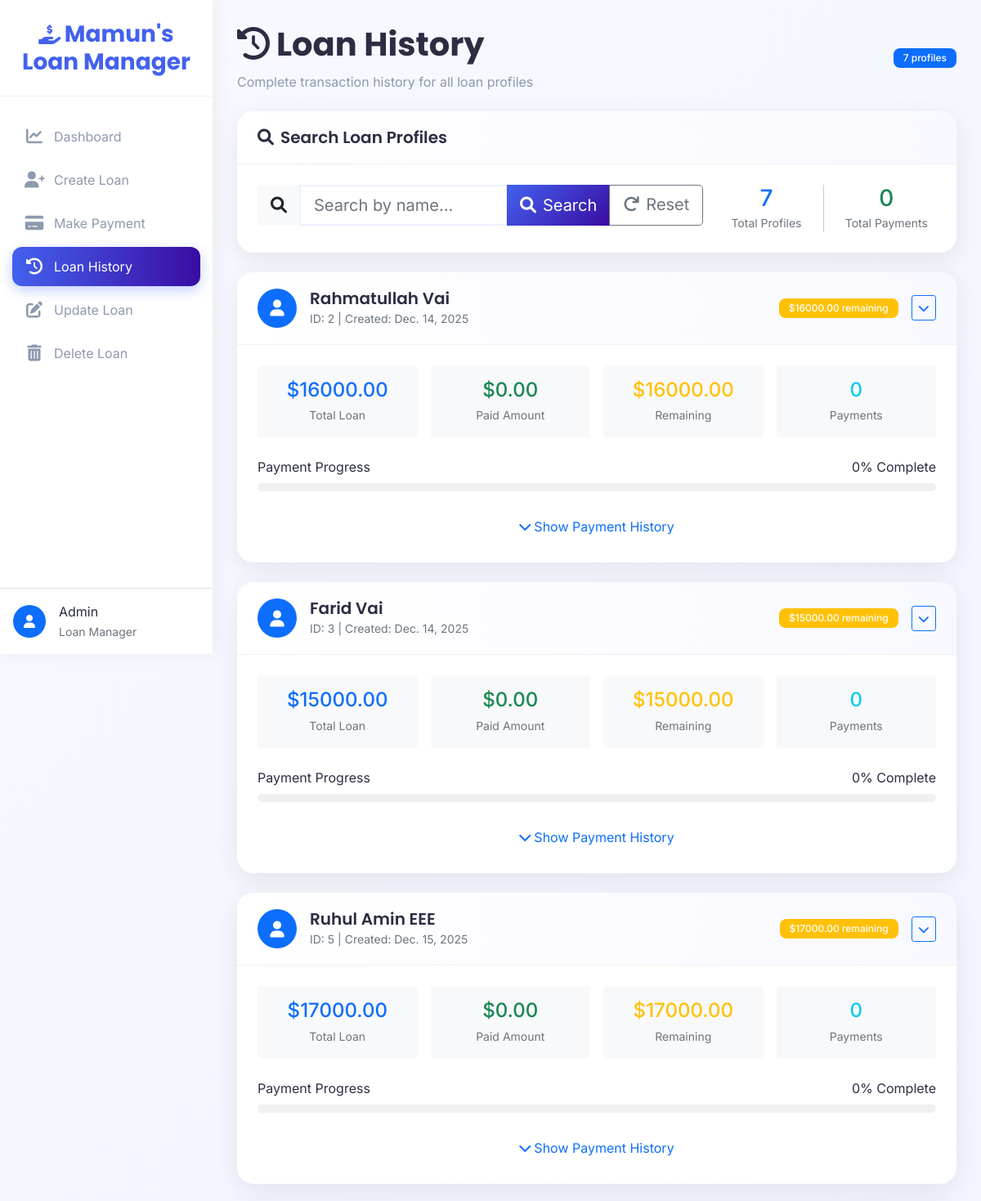
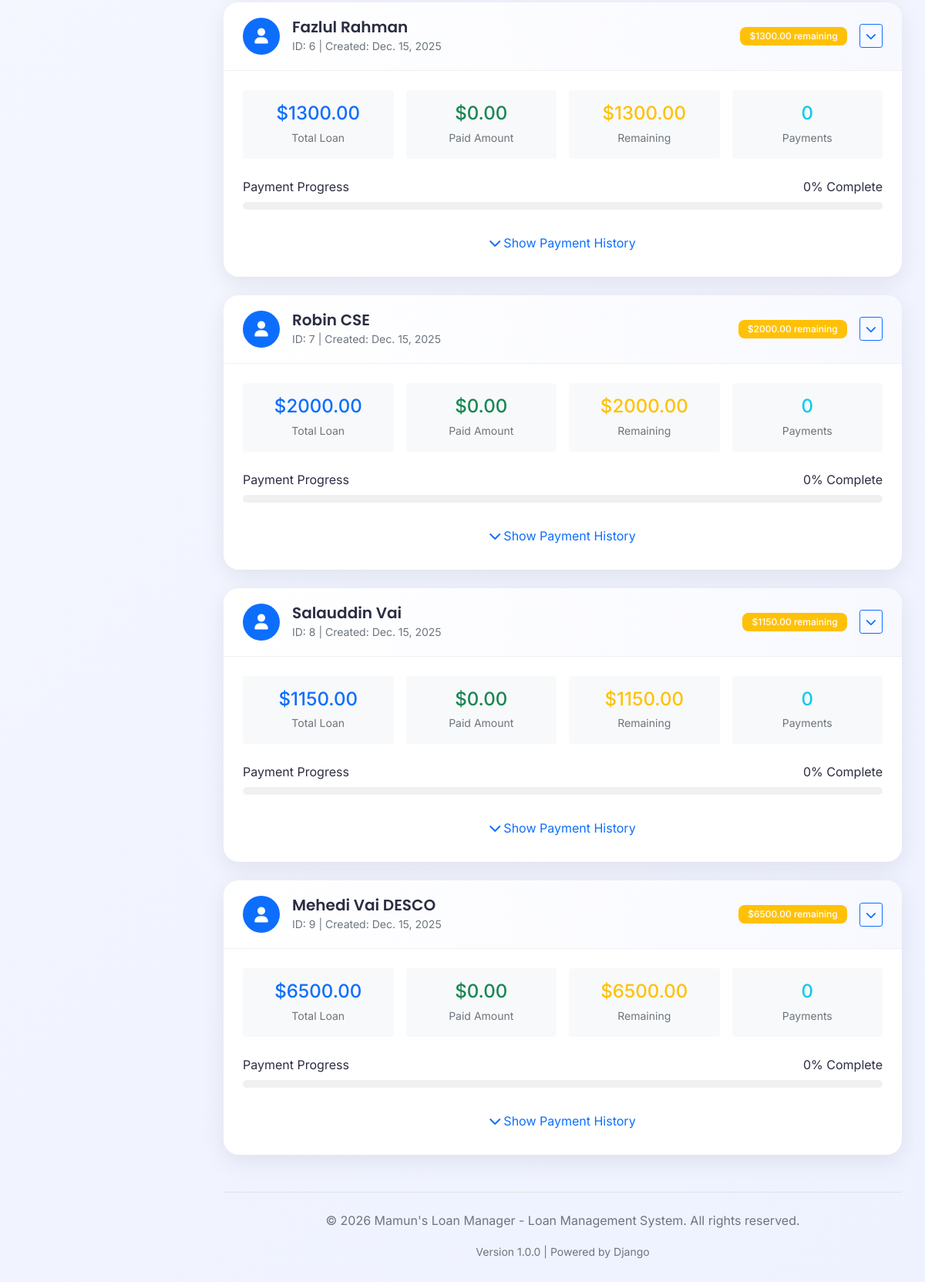
The app's page /loan-history/ with its own data (2 pictures, top to bottom).
### loan_app/models.py (models this page shows, shortened)
class LoanProfile(models.Model):
    name = models.CharField(max_length=200)
    total_amount = models.DecimalField(max_digits=12, decimal_places=2, validators=[MinValueValidator(0)])
    loan_entry_date = models.DateField(default=timezone.now)
    created_at = models.DateTimeField(auto_now_add=True)
    updated_at = models.DateTimeField(auto_now=True)

### loan_app/views.py (the view)
# urls.py: path('loan-history/', views.loan_history, name='loan_history'),
def loan_history(request):
    search_form = LoanSearchForm(request.GET or None)
    loans = LoanProfile.objects.annotate(
        paid_sum=Coalesce(Sum('payments__amount'), Value(0), output_field=DecimalField())
    ).annotate(
        remaining=F('total_amount') - F('paid_sum')
    ).prefetch_related('payments')
    if search_form.is_valid() and search_form.cleaned_data.get('search'):
        search_term = search_form.cleaned_data['search']
        loans = loans.filter(name__icontains=search_term)
    loan_data = []
    for loan in loans:
        loan_data.append({
            'profile': loan,
            'total_amount': loan.total_amount,
            'paid_amount': loan.paid_sum,
            'remaining_amount': loan.remaining,
            'entry_date': loan.loan_entry_date,
            'payments': loan.payments.all().order_by('-payment_date'),
            'payment_count': loan.payments.count(),
        })
    context = {
        'loan_data': loan_data,
        'search_form': search_form,
        'total_profiles': loans.count(),
    }
    return render(request, 'history.html', context)

### loan_app/forms.py
class LoanSearchForm(forms.Form):
    search = forms.CharField(
        required=False,
        widget=forms.TextInput(attrs={
            'class': 'form-control',
            'placeholder': 'Search by name...'
        })
    )

### loan_app/templates/history.html (shortened to what this page needs)
{% extends 'base.html' %}
{% block content %}
<div class="page-header mb-4">
    <div class="d-flex justify-content-between align-items-center">
        <div>
            <h1><i class="fas fa-history me-2"></i>Loan History</h1>
            <p>Complete transaction history for all loan profiles</p>
        </div>
        <span class="badge bg-primary badge-modern">{{ total_profiles }} profiles</span>
    </div>
</div>
<div class="modern-card mb-4">
    <div class="card-header">
        <h5><i class="fas fa-search me-2"></i>Search Loan Profiles</h5>
    </div>
    <div class="card-body">
        <div class="row">
            <div class="col-md-8">
                <form method="get" class="mb-0">
                    <div class="input-group input-group-lg">
                        <span class="input-group-text bg-light border-0">
                            <i class="fas fa-search"></i>
                        </span>
                        {{ search_form.search }}
                        <button type="submit" class="btn btn-primary">
                            <i class="fas fa-search me-2"></i>Search
                        </button>
                        <a href="{% url 'loan_history' %}" class="btn btn-outline-secondary">
                            <i class="fas fa-redo me-2"></i>Reset
                        </a>
                    </div>
                </form>
            </div>
            <div class="col-md-4">
                <div class="d-flex align-items-center h-100">
                    <div class="text-center flex-grow-1">
                        <div class="h3 mb-0 text-primary">{{ total_profiles }}</div>
                        <small class="text-muted">Total Profiles</small>
                    </div>
                    <div class="text-center flex-grow-1">
                        <div class="h3 mb-0 text-success">{{ total_transactions|default:"0" }}</div>
                        <small class="text-muted">Total Payments</small>
                    </div>
                </div>
            </div>
        </div>
    </div>
</div>
{% if loan_data %}
{% for data in loan_data %}
<div class="modern-card mb-4">
    <div class="card-header">
        <div class="d-flex justify-content-between align-items-center">
            <div class="d-flex align-items-center">
                <div class="rounded-circle bg-primary d-flex align-items-center justify-content-center me-3" style="width: 48px; height: 48px;">
                    <i class="fas fa-user text-white fa-lg"></i>
                </div>
                <div>
                    <h5 class="mb-0">{{ data.profile.name }}</h5>
                    <small class="text-muted">ID: {{ data.profile.id }} | Created: {{ data.entry_date }}</small>
                </div>
            </div>
            <div class="d-flex align-items-center gap-3">
                <span class="badge {% if data.remaining_amount > 0 %}bg-warning{% else %}bg-success{% endif %} badge-modern">
                    {% if data.remaining_amount > 0 %}
                        ${{ data.remaining_amount|floatformat:2 }} remaining
                    {% else %}
                        <i class="fas fa-check me-1"></i>Fully Paid
                    {% endif %}
                </span>
                <button class="btn btn-sm btn-outline-primary" type="button" data-bs-toggle="collapse" data-bs-target="#collapse{{ data.profile.id }}">
                    <i class="fas fa-chevron-down"></i>
                </button>
            </div>
        </div>
    </div>
    <div class="card-body">
        <div class="row g-3 mb-4">
            <div class="col-md-3">
                <div class="p-3 bg-light rounded text-center">
                    <div class="h4 text-primary mb-1">${{ data.total_amount|floatformat:2 }}</div>
                    <small class="text-muted">Total Loan</small>
                </div>
            </div>
            <div class="col-md-3">
                <div class="p-3 bg-light rounded text-center">
                    <div class="h4 text-success mb-1">${{ data.paid_amount|floatformat:2 }}</div>
                    <small class="text-muted">Paid Amount</small>
                </div>
            </div>
            <div class="col-md-3">
                <div class="p-3 bg-light rounded text-center">
                    <div class="h4 text-warning mb-1">${{ data.remaining_amount|floatformat:2 }}</div>
                    <small class="text-muted">Remaining</small>
                </div>
            </div>
            <div class="col-md-3">
                <div class="p-3 bg-light rounded text-center">
                    <div class="h4 text-info mb-1">{{ data.payment_count }}</div>
                    <small class="text-muted">Payments</small>
                </div>
            </div>
        </div>
        <div class="mb-4">
            <div class="d-flex justify-content-between mb-2">
                <span>Payment Progress</span>
                <span>
                    {% widthratio data.paid_amount data.total_amount 100 as progress_percent %}
                    {{ progress_percent|floatformat:0 }}% Complete
                </span>
            </div>
            <div class="progress progress-modern" style="height: 10px;">
            </div>
        </div>
        <div class="text-center mt-3">
            <button class="btn btn-link text-decoration-none" type="button" data-bs-toggle="collapse" data-bs-target="#collapse{{ data.profile.id }}">
                <span class="show-when-collapsed">
                    <i class="fas fa-chevron-down me-1"></i>Show Payment History
                </span>
            </button>
        </div>
    </div>
</div>
{% endfor %}
{% endif %}
{% endblock %}

### loan_app/templates/base.html (shortened to what this page needs)
<!DOCTYPE html>
<html lang="en">
<head>
    <link href="https://cdn.jsdelivr.net/npm/bootstrap@5.1.3/dist/css/bootstrap.min.css" rel="stylesheet">
    <link rel="stylesheet" href="https://cdnjs.cloudflare.com/ajax/libs/font-awesome/6.0.0/css/all.min.css">
</head>
<body>
    <div class="sidebar">
        <div class="logo">
            <i class="fas fa-hand-holding-usd icon"></i>
            <h3 class="d-none d-lg-inline">Mamun's Loan Manager</h3>
        </div>
        <div class="nav-menu">
            <div class="nav-item">
                <a class="nav-link {% if request.path == '/overview/' or request.path == '/' %}active{% endif %}" href="{% url 'overview' %}">
                    <i class="fas fa-chart-line"></i>
                    <span class="nav-text">Dashboard</span>
                </a>
            </div>
            <div class="nav-item">
                <a class="nav-link {% if request.path == '/create-loan/' %}active{% endif %}" href="{% url 'create_loan' %}">
                    <i class="fas fa-user-plus"></i>
                    <span class="nav-text">Create Loan</span>
                </a>
            </div>
            <div class="nav-item">
                <a class="nav-link {% if request.path == '/make-payment/' %}active{% endif %}" href="{% url 'make_payment' %}">
                    <i class="fas fa-credit-card"></i>
                    <span class="nav-text">Make Payment</span>
                </a>
            </div>
            <div class="nav-item">
                <a class="nav-link {% if request.path == '/loan-history/' %}active{% endif %}" href="{% url 'loan_history' %}">
                    <i class="fas fa-history"></i>
                    <span class="nav-text">Loan History</span>
                </a>
            </div>
            <div class="nav-item">
                <a class="nav-link {% if request.path == '/update-loan/' %}active{% endif %}" href="{% url 'update_loan' %}">
                    <i class="fas fa-edit"></i>
                    <span class="nav-text">Update Loan</span>
                </a>
            </div>
            <div class="nav-item">
                <a class="nav-link {% if request.path == '/delete-loan/' %}active{% endif %}" href="{% url 'delete_loan' %}">
                    <i class="fas fa-trash-alt"></i>
                    <span class="nav-text">Delete Loan</span>
                </a>
            </div>
        </div>
        <div class="position-absolute bottom-0 start-0 end-0 p-3 border-top">
            <div class="d-flex align-items-center">
                <div class="rounded-circle bg-primary d-flex align-items-center justify-content-center" style="width: 40px; height: 40px;">
                    <i class="fas fa-user text-white"></i>
                </div>
                <div class="ms-3 d-none d-lg-block">
                    <div class="fw-semibold">Admin</div>
                    <small class="text-muted">Loan Manager</small>
                </div>
            </div>
        </div>
    </div>
    <div class="main-content">
        <main>
            {% block content %}
            {% endblock %}
        </main>
        <footer class="mt-5 pt-4 border-top text-center text-muted">
            <p>© 2026 Mamun's Loan Manager - Loan Management System. All rights reserved.</p>
            <small>Version 1.0.0 | Powered by Django</small>
        </footer>
    </div>
</body>
</html>

### loan_app/templates/base.html (style rules this page uses)
:root { --primary-color: #4361ee; --secondary-color: #3a0ca3; --success-color: #4cc9f0; --warning-color: #f72585; --info-color: #7209b7; --light-bg: #f8f9ff; --dark-text: #2b2d42; --light-text: #8d99ae; --card-shadow: 0 8px 30px rgba(0, 0, 0, 0.08); --hover-shadow: 0 15px 40px rgba(0, 0, 0, 0.12); }
* { font-family: 'Inter', sans-serif; }
body { background: linear-gradient(135deg, #f8f9ff 0%, #eef2ff 100%); min-height: 100vh; color: var(--dark-text); padding-top: 0; }
h1, h2, h3, h4, h5, h6 { font-family: 'Poppins', sans-serif; font-weight: 600; }
.sidebar { background: white; min-height: 100vh; box-shadow: 5px 0 20px rgba(0, 0, 0, 0.05); position: fixed; width: 260px; z-index: 1000; }
.main-content { margin-left: 260px; padding: 30px; }
.logo { padding: 25px 20px; text-align: center; border-bottom: 1px solid #f0f0f0; }
.logo h3 { color: var(--primary-color); font-weight: 700; margin: 0; }
.logo .icon { color: var(--primary-color); font-size: 24px; }
.nav-menu { padding: 20px 0; }
.nav-item { margin: 5px 15px; }
.nav-link { color: var(--light-text); padding: 12px 15px; border-radius: 12px; transition: all 0.3s ease; display: flex; align-items: center; gap: 12px; }
.nav-link.active { background: linear-gradient(90deg, var(--primary-color) 0%, var(--secondary-color) 100%); color: white; box-shadow: 0 5px 15px rgba(67, 97, 238, 0.3); }
.nav-link i { font-size: 20px; width: 24px; text-align: center; }
.modern-card { background: white; border-radius: 20px; border: none; box-shadow: var(--card-shadow); transition: all 0.3s ease; overflow: hidden; }
.card-header { background: linear-gradient(90deg, white 0%, #f8f9ff 100%); border-bottom: 1px solid #f0f0f0; padding: 20px 25px; border-radius: 20px 20px 0 0 !important; }
.card-header h5 { margin: 0; color: var(--dark-text); font-weight: 600; }
.card-body { padding: 25px; }
.btn-primary { background: linear-gradient(135deg, var(--primary-color) 0%, var(--secondary-color) 100%); border: none; }
.form-control, .form-select { border: 2px solid #eef2ff; border-radius: 12px; padding: 12px 16px; transition: all 0.3s ease; }
.badge-modern { padding: 6px 12px; border-radius: 8px; font-weight: 500; }
.page-header { margin-bottom: 30px; }
.page-header h1 { color: var(--dark-text); font-weight: 700; margin-bottom: 10px; }
.page-header p { color: var(--light-text); margin: 0; }
.progress-modern { height: 10px; border-radius: 5px; background-color: #f0f0f0; overflow: hidden; }

### loan_app/templates/history.html (style rules this page uses)
.show-when-collapsed { display: inline; }

### records on screen
LoanProfile: profile.name "Rahmatullah Vai", profile.id "2", entry_date "Dec. 14, 2025", remaining_amount "16000.00", total_amount "16000.00", paid_amount "0.00", payment_count "0", progress_percent "0"
LoanProfile: profile.name "Farid Vai", profile.id "3", entry_date "Dec. 14, 2025", remaining_amount "15000.00", total_amount "15000.00", paid_amount "0.00", payment_count "0", progress_percent "0"
LoanProfile: profile.name "Ruhul Amin EEE", profile.id "5", entry_date "Dec. 15, 2025", remaining_amount "17000.00", total_amount "17000.00", paid_amount "0.00", payment_count "0", progress_percent "0"
LoanProfile: profile.name "Fazlul Rahman", profile.id "6", entry_date "Dec. 15, 2025", remaining_amount "1300.00", total_amount "1300.00", paid_amount "0.00", payment_count "0", progress_percent "0"
LoanProfile: profile.name "Robin CSE", profile.id "7", entry_date "Dec. 15, 2025", remaining_amount "2000.00", total_amount "2000.00", paid_amount "0.00", payment_count "0", progress_percent "0"
LoanProfile: profile.name "Salauddin Vai", profile.id "8", entry_date "Dec. 15, 2025", remaining_amount "1150.00", total_amount "1150.00", paid_amount "0.00", payment_count "0", progress_percent "0"
LoanProfile: profile.name "Mehedi Vai DESCO", profile.id "9", entry_date "Dec. 15, 2025", remaining_amount "6500.00", total_amount "6500.00", paid_amount "0.00", payment_count "0", progress_percent "0"

### other values on screen
{{ total_profiles }} "7"
{{ total_transactions|default:"0" }} "0"
